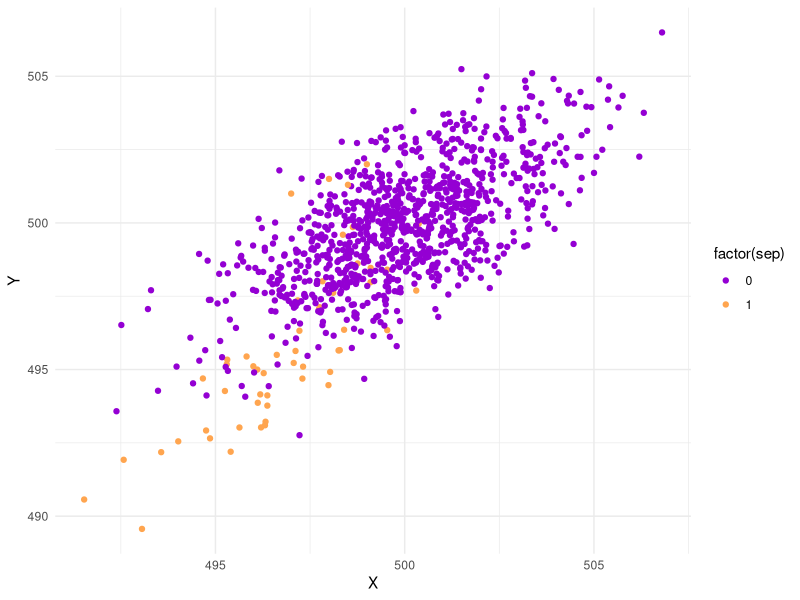
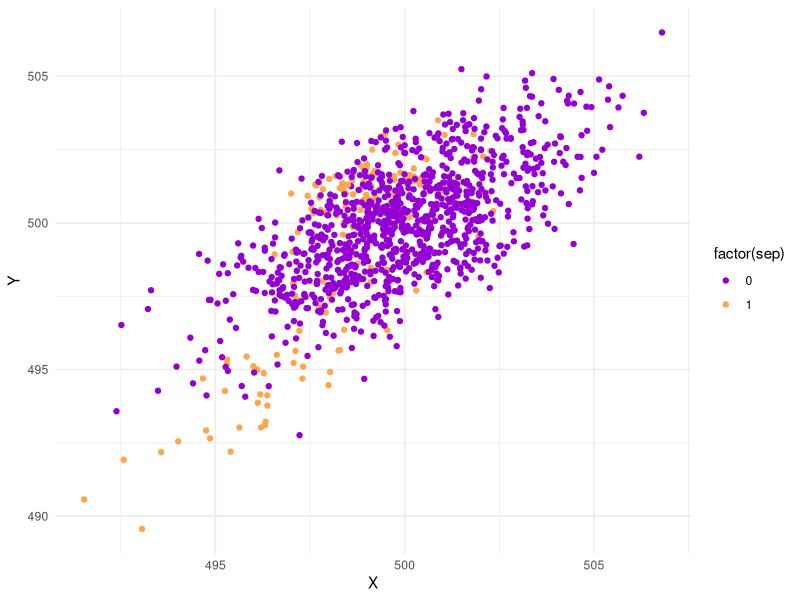
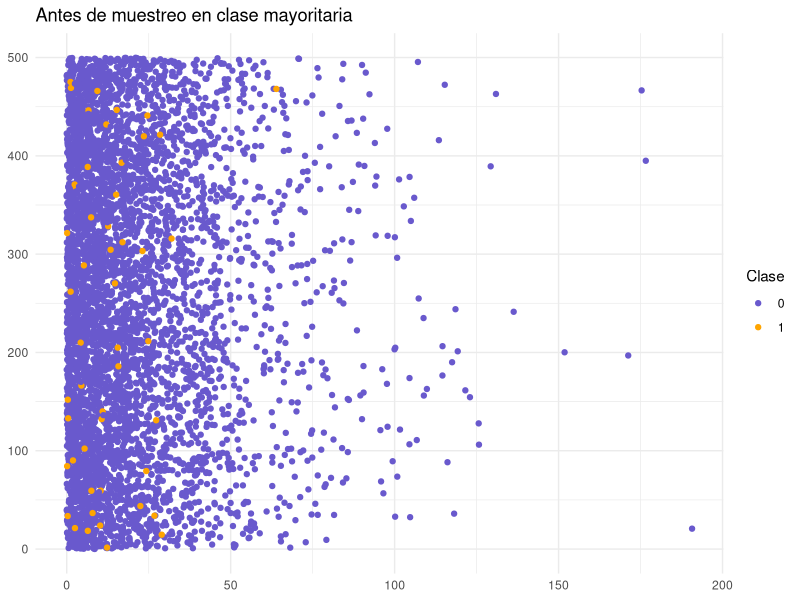
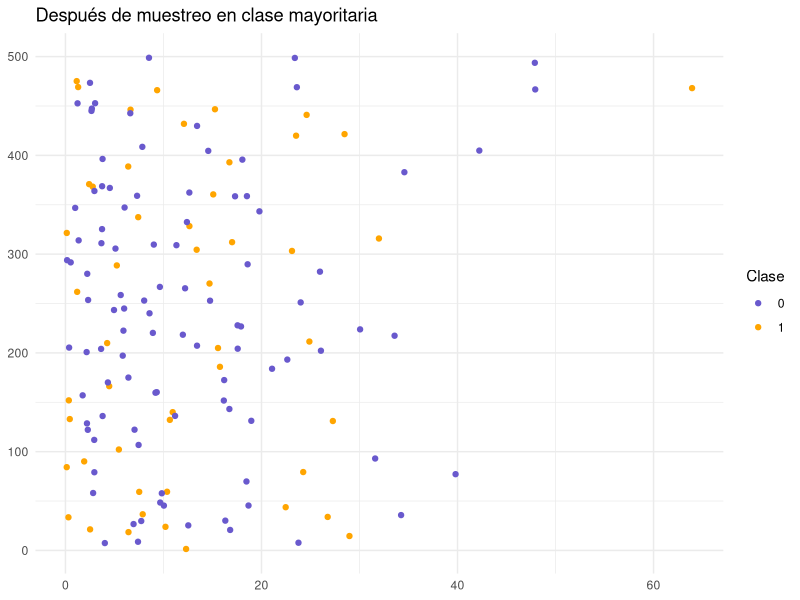

These charts were generated, in order, by the following R code:
install.packages("MASS")
library(MASS)
library(dplyr)
library(ggplot2)
set.seed(20221127)
dat <- as.data.frame(mvrnorm(n=1000,mu=c(500,500),
                             Sigma=matrix(c(5,3,4,4),ncol=2))) %>% 
  mutate(sep=0) %>% 
  rename(X=V1,Y=V2)
x <- rnorm(50,mean = 497,sd=2)
y <- 0.5+0.995*x+rnorm(25,mean = 0,sd=1.3)
dat3 <-data.frame(X=c(497,499,498,498.5),Y=c(501,502,501.5,501.3),sep=c(1,1,1,1))
dat2 <- data.frame(X=x,Y=y) %>% 
  mutate(sep=1) %>% 
  bind_rows(dat) %>% 
  bind_rows(dat3)

paleta <- colorRampPalette(c("slateblue3","tan3"),bias=1.5)

ggplot(dat2,aes(x=X,y=Y,color=factor(sep)))+
  geom_point()+
  scale_color_manual(values = c("darkviolet","tan1"))+
  theme_minimal()

r <- rbeta(100,2,2)
pos <- sample(1:nrow(dat),size=50,replace = F)
xx <- dat$X[pos]+r*(dat3$X-dat$X[pos])
yy <- dat$Y[pos]+r*(dat3$Y-dat$Y[pos])
dat4 <- data.frame(X=xx,Y=yy,sep=1) %>% 
  bind_rows(dat2)

ggplot(dat4,aes(x=X,y=Y,color=factor(sep)))+
  geom_point(size=1.5)+
  scale_color_manual(values = c("darkviolet","tan1"))+
  theme_minimal()

x <- rexp(5000,0.05)
x1 <- rexp(50,0.1)
x2 <- rexp(100,0.08)
y <- runif(5000,0,500)
y1 <- runif(50,0,500)
y2 <- runif(100,0,500)
cat <- c(rep(0,5000),rep(1,50),rep(0,100))
dat <- data.frame(X=c(x,x1,x2),Y=c(y,y1,y2),C=cat)

ggplot(dat,aes(x=X,y=Y,color=factor(C)))+
  geom_point()+
  labs(color="Clase",title="Antes de muestreo en clase mayoritaria",x=NULL,y=NULL)+
  scale_color_manual(values = c("slateblue3","orange1"))+
  theme_minimal()

cat <- c(rep(1,50),rep(0,100))
dat2 <- data.frame(X=c(x1,x2),Y=c(y1,y2),C=cat)

ggplot(dat2,aes(x=X,y=Y,color=factor(C)))+
  geom_point()+
  labs(color="Clase",title="Después de muestreo en clase mayoritaria",x=NULL,y=NULL)+
  scale_color_manual(values = c("slateblue3","orange1"))+
  theme_minimal()

